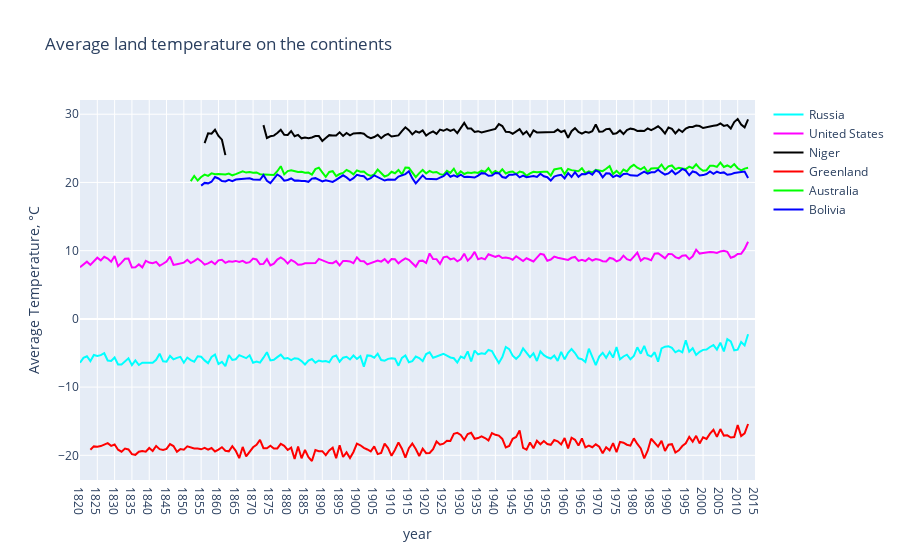

The notebook cell saved with this chart:
### Markdown cell above
From the charts we can see that there is global warming nowadays. The average temperature of Earth surface has the highest value in the last three centuries. The fastest temperature growth occurred in the last 30 years! 

Let’s look at the chart of annual temperature changes in certain continents (we take into consideration one country per continent and mark Greenland as the coldest place on Earth).

### Code cell
continent = ['Russia', 'United States', 'Niger', 'Greenland', 'Australia', 'Bolivia']
mean_temp_year_country = [ [0] * len(years[70:]) for i in range(len(continent))]
j = 0
for country in continent:
    all_temp_country = global_temp_country_clear[global_temp_country_clear['Country'] == country]
    i = 0
    for year in years[70:]:
        mean_temp_year_country[j][i] = all_temp_country[all_temp_country['dt'].apply(
                lambda x: x[:4]) == year]['AverageTemperature'].mean()
        i +=1
    j += 1

traces = []
colors = ['rgb(0, 255, 255)', 'rgb(255, 0, 255)', 'rgb(0, 0, 0)',
          'rgb(255, 0, 0)', 'rgb(0, 255, 0)', 'rgb(0, 0, 255)']
for i in range(len(continent)):
    traces.append(go.Scatter(
        x=years[70:],
        y=mean_temp_year_country[i],
        mode='lines',
        name=continent[i],
        line=dict(color=colors[i]),
    ))

layout = go.Layout(
    xaxis=dict(title='year'),
    yaxis=dict(title='Average Temperature, °C'),
    title='Average land temperature on the continents',)

fig = go.Figure(data=traces, layout=layout)
py.iplot(fig)

### Figure 1 — Plotly figure (JSON) as saved in the notebook; plotly's stock layout.template omitted (floating-point values rounded to 4 significant figures; data arrays with more than 128 entries replaced by an {"elided": "..."} marker saying what was removed)
{"data": [{"line": {"color": "rgb(0, 255, 255)"}, "mode": "lines", "name": "Russia", "type": "scatter", "x": {"elided": "196 str values"}, "y": {"elided": "196 float values"}}, {"line": {"color": "rgb(255, 0, 255)"}, "mode": "lines", "name": "United States", "type": "scatter", "x": {"elided": "196 str values"}, "y": {"elided": "196 float values"}}, {"line": {"color": "rgb(0, 0, 0)"}, "mode": "lines", "name": "Niger", "type": "scatter", "x": {"elided": "196 str values"}, "y": {"elided": "196 float values"}}, {"line": {"color": "rgb(255, 0, 0)"}, "mode": "lines", "name": "Greenland", "type": "scatter", "x": {"elided": "196 str values"}, "y": {"elided": "196 float values"}}, {"line": {"color": "rgb(0, 255, 0)"}, "mode": "lines", "name": "Australia", "type": "scatter", "x": {"elided": "196 str values"}, "y": {"elided": "196 float values"}}, {"line": {"color": "rgb(0, 0, 255)"}, "mode": "lines", "name": "Bolivia", "type": "scatter", "x": {"elided": "196 str values"}, "y": {"elided": "196 float values"}}], "layout": {"title": {"text": "Average land temperature on the continents"}, "xaxis": {"title": {"text": "year"}}, "yaxis": {"title": {"text": "Average Temperature, °C"}}}}
